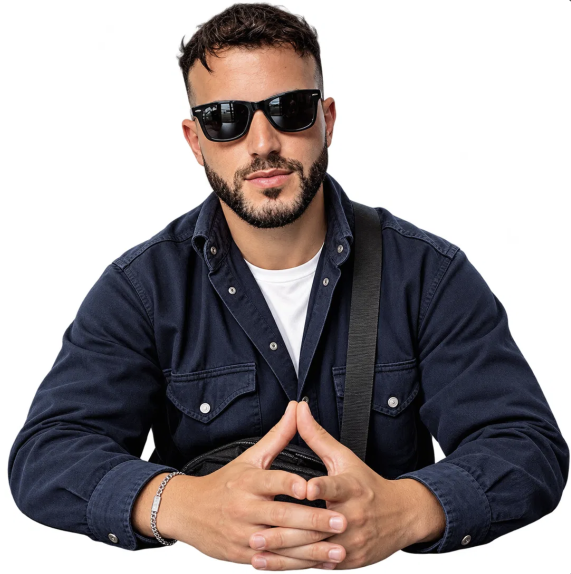
#> input picture images/hero/ayoub-source.png, 1142 x 1148 px (shown at 1/2 size)
$ python build_hero.py
#> lines starting #> are read from the running program, lines starting #| are printed output that depends on the picture; after the words box and inside, x2 and y2 are one past the last pixel; in counts of white or black regions, pixels touching at a corner belong together
"""
Hero asset pipeline — Ayoub Chekhab portfolio.

Turns the studio portrait (white background) into the two layers used by the
"Shadow Reveal" hero:

  ayoub-cutout.webp  → full-colour portrait, transparent background (the light)
  ayoub-shadow.webp  → near-black silhouette with a faint rim (the shadow)

Run:
  python3 -m venv .venv-tools && .venv-tools/bin/pip install pillow numpy
  .venv-tools/bin/python tools/build_hero.py
"""
from pathlib import Path

import numpy as np
from PIL import Image, ImageDraw, ImageFilter

ROOT = Path(__file__).resolve().parent.parent
SRC = ROOT / "images/hero/ayoub-source.png"
OUT = ROOT / "images/hero"
MARK = (255, 0, 255)
# Background pockets enclosed by the arms (not reachable from the border).
POCKETS = [(290, 900), (878, 905)]


def cutout_alpha(rgb: Image.Image) -> np.ndarray:
    """Flood-fill the white studio background from every bright border pixel."""
    probe = rgb.copy()
    w, h = probe.size
#> w = 1142; h = 1148
    px = np.asarray(rgb)
    seeds = [(x, 0) for x in range(0, w, 6)] + [(x, h - 1) for x in range(0, w, 6)]
    seeds += [(0, y) for y in range(0, h, 6)] + [(w - 1, y) for y in range(0, h, 6)]
    for x, y in seeds + POCKETS:
        r, g, b = px[y, x]
        if min(r, g, b) > 225 and probe.getpixel((x, y)) != MARK:
            ImageDraw.floodfill(probe, (x, y), MARK, thresh=38)
#> this loop made 768 passes
#> (r, g, b) on passes 1 to 3: (255, 255, 255), (255, 255, 255), (255, 255, 255)
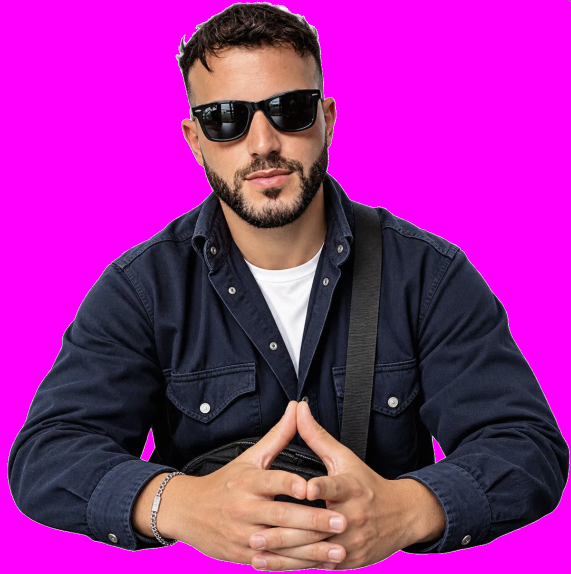
#> probe: PIL image 1142x1148 RGB (shown at 1/2 size); mean R, G, B 156, 38, 150.1

    bg = np.all(np.asarray(probe) == MARK, axis=-1)
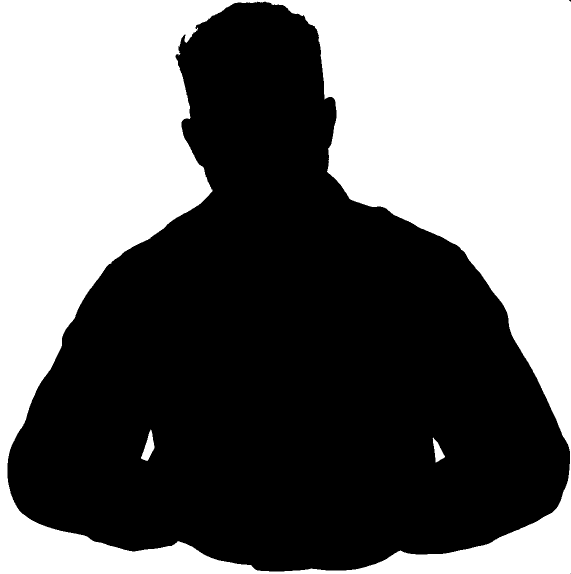
#> bg: shape (1148, 1142) bool (shown at 1/2 size); 43.6% white; 3 white regions, box (x1, y1, x2, y2) and area: (0, 0, 1142, 1148) 570417, (282, 859, 309, 922) 833, (865, 875, 890, 925) 579
    alpha = Image.fromarray(np.where(bg, 0, 255).astype(np.uint8))
    # Shrink 1px to kill the white halo, then feather the edge.
    alpha = alpha.filter(ImageFilter.MinFilter(3)).filter(ImageFilter.GaussianBlur(1.1))
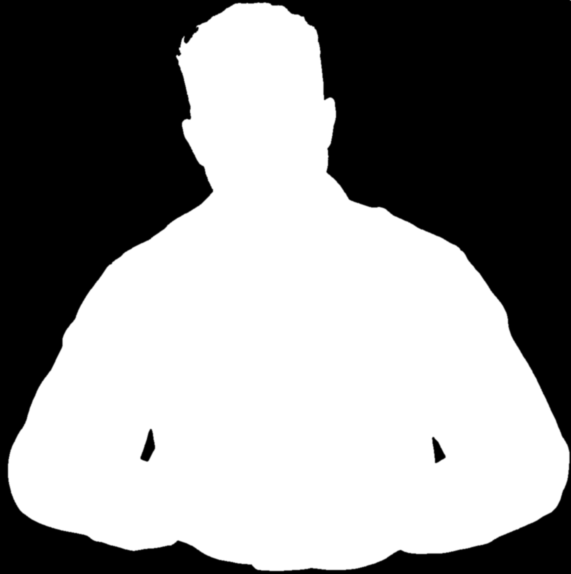
#> alpha: PIL image 1142x1148 L (shown at 1/2 size); min 0, max 255, mean 142.7
    return np.asarray(alpha)


def main() -> None:
    src = Image.open(SRC).convert("RGB")
    alpha = cutout_alpha(src)
    rgb = np.asarray(src).astype(np.float32)

    # Decontaminate edge pixels: pull white fringe towards the subject colour.
    a = alpha.astype(np.float32)[..., None] / 255.0
    edge = (a > 0) & (a < 1)
#> edge: shape (1148, 1142, 1) bool; 1.9% white; 4 white regions (1 under 20 px), largest, box (x1, y1, x2, y2) and area: (13, 2, 1142, 1145) 22905, (278, 855, 313, 926) 864, (861, 871, 894, 929) 734
    rgb = np.where(edge, rgb * (0.55 + 0.45 * a), rgb)

    color = np.dstack([rgb.clip(0, 255).astype(np.uint8), alpha])
    Image.fromarray(color).save(OUT / "ayoub-cutout.webp", quality=90, method=6)

    # Shadow layer: crushed luminance keeps only a whisper of form + warm rim.
    lum = (rgb @ np.array([0.299, 0.587, 0.114], dtype=np.float32))[..., None]
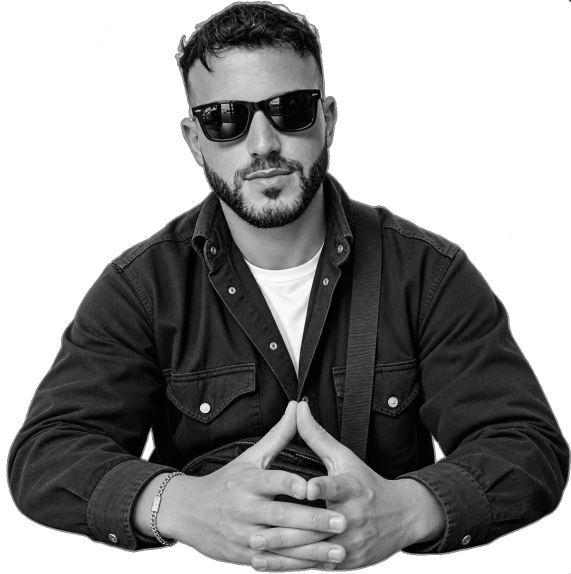
#> lum: shape (1148, 1142, 1) float32 (shown at 1/2 size); min 0, max 255, mean 150.4
    shadow = (lum / 255.0) ** 2.8 * 22.0
    rim = np.asarray(Image.fromarray(alpha).filter(ImageFilter.FIND_EDGES)
                     .filter(ImageFilter.GaussianBlur(2.5))).astype(np.float32)[..., None]
    warm = np.array([255, 196, 0], dtype=np.float32) * (rim / 255.0) * 0.35
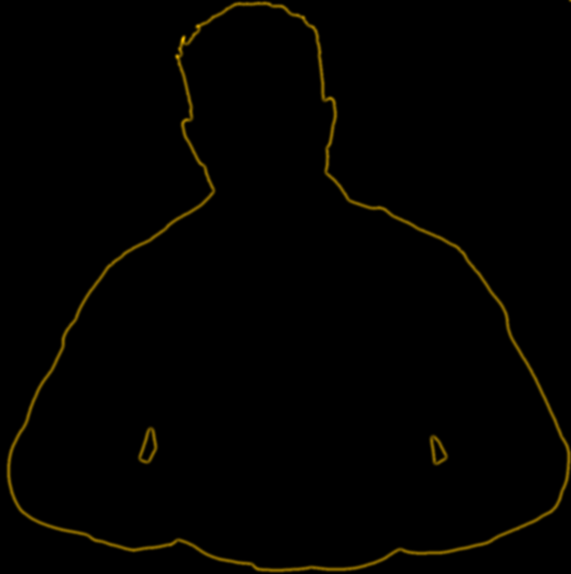
#> warm: shape (1148, 1142, 3) float32 (shown at 1/2 size); mean of channels 0, 1, 2 0.3, 0.2, 0; drawn with min black and max white
    shadow_rgb = (np.repeat(shadow, 3, axis=-1) + warm + 6).clip(0, 255).astype(np.uint8)
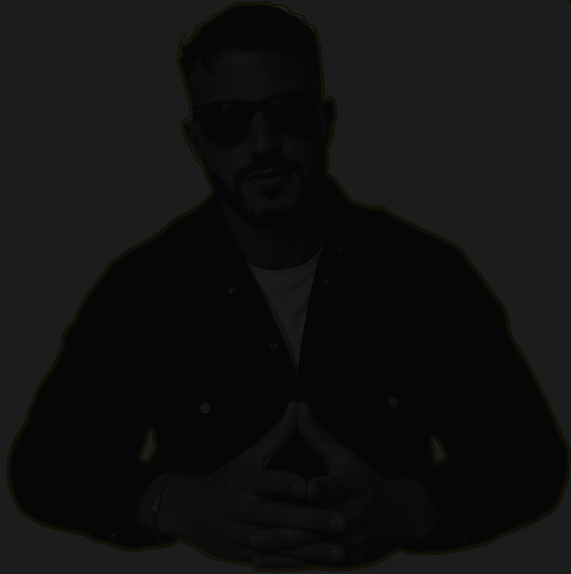
#> shadow_rgb: shape (1148, 1142, 3) (shown at 1/2 size); mean of channels 0, 1, 2 16.8, 16.7, 16.5; drawn as R, G, B
    Image.fromarray(np.dstack([shadow_rgb, alpha])).save(
        OUT / "ayoub-shadow.webp", quality=88, method=6)
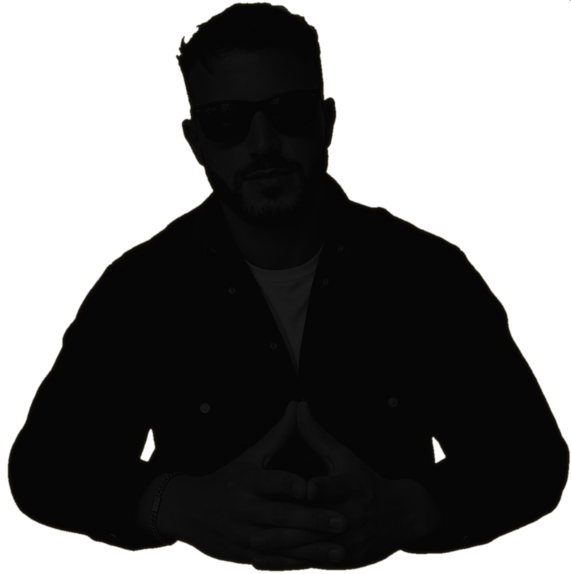
#> saved as ayoub-shadow.webp: PIL image 1142x1148 RGBA (shown at 1/2 size); mean R, G, B, A 16.8, 16.7, 16.5, 142.7; transparent parts drawn white

    kept = (alpha > 0).mean() * 100
#> kept = 56.91
    print(f"cutout ready — subject covers {kept:.1f}% of the frame")
#| cutout ready — subject covers 56.9% of the frame


if __name__ == "__main__":
    main()
